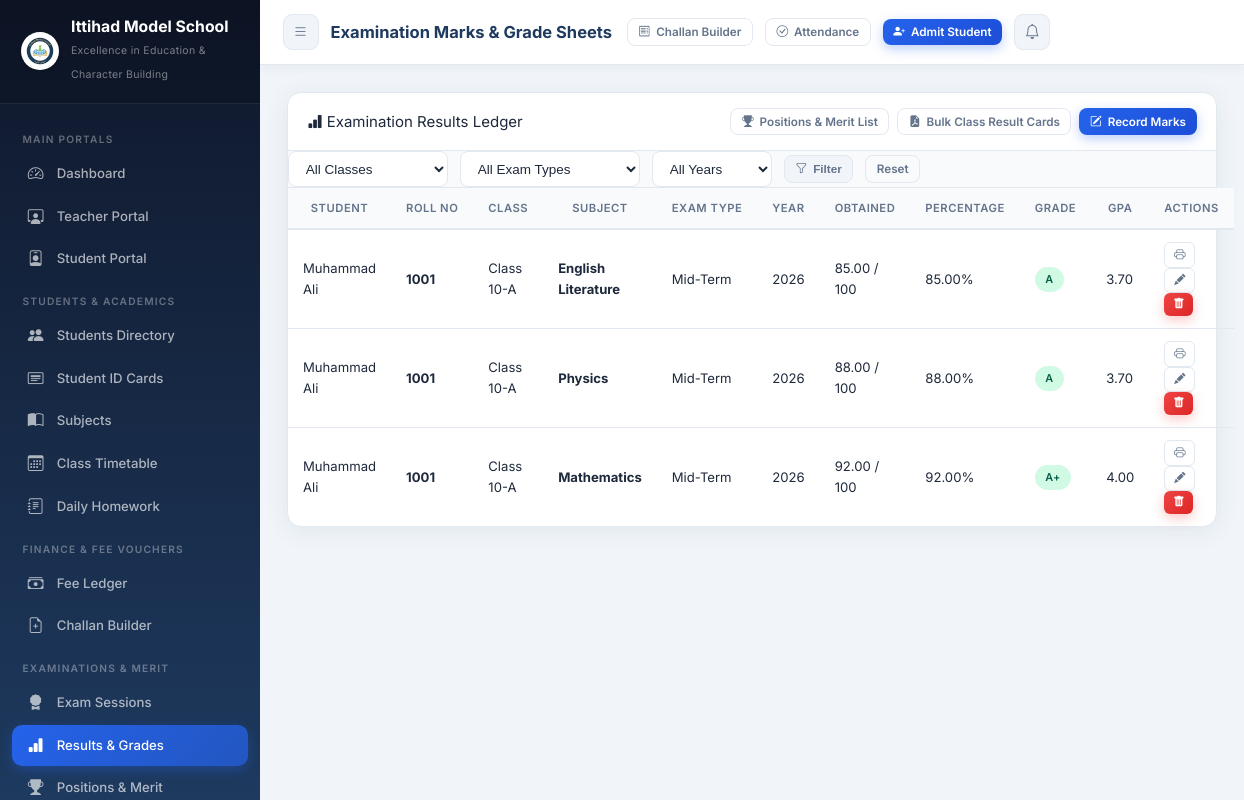
Screenshot of /results/ (signed in) with the database file from the repository.
### core/models.py (models this page shows, shortened)
class SchoolSetting(models.Model):
    school_name        = models.CharField(max_length=200, default='Ittihad Model School')
    tagline            = models.CharField(max_length=250, default='Excellence in Education & Character Building')
    registration_no    = models.CharField(max_length=100, default='REG-IMS-2026-987')
    address            = models.TextField(default='Sector H-9, Educational Complex, Capital City')
    contact_phone      = models.CharField(max_length=50, default='+92 51 9876543 / 0300-1234567')
    email              = models.EmailField(default='info@ittihadmodelschool.edu.pk')
    website            = models.URLField(default='https://ittihadmodelschool.edu.pk', blank=True)
    logo               = models.ImageField(upload_to='school_branding/', default='school_branding/logo.png', blank=True, null=True)
    bank_name          = models.CharField(max_length=100, default='National Allied Bank Ltd')
    bank_account_title = models.CharField(max_length=150, default='Ittihad Model School Trust')
    bank_account_no    = models.CharField(max_length=50, default='0123-4567890123')
    iban               = models.CharField(max_length=50, default='PK36NABL0000012345678901')
    bank_branch        = models.CharField(max_length=100, default='Main Campus Branch (Code: 0422)')
    currency_symbol    = models.CharField(max_length=10, default='PKR')
    late_fee_per_day   = models.DecimalField(max_digits=8, decimal_places=2, default=50.00)
    principal_name     = models.CharField(max_length=100, default='Prof. Dr. Sarah Jenkins')
    @classmethod
    def get_settings(cls):
        obj, _ = cls.objects.get_or_create(
            id=1,
            defaults={
                'school_name': 'Ittihad Model School',
                'tagline': 'Excellence in Education & Character Building',
                'logo': 'school_branding/logo.png',
            }
        )
        return obj

class Result(models.Model):
    exam          = models.ForeignKey(Exam, on_delete=models.SET_NULL, null=True, blank=True)
    student       = models.ForeignKey(Student, on_delete=models.PROTECT)
    subject       = models.ForeignKey(Subject, on_delete=models.CASCADE)
    exam_type     = models.CharField(max_length=15, choices=EXAM_TYPE, default='Final', db_index=True)
    year          = models.IntegerField(default=date.today().year, db_index=True)
    marks_obtained = models.DecimalField(max_digits=6, decimal_places=2, default=0)
    max_marks     = models.IntegerField(default=100)
    grade         = models.CharField(max_length=5, blank=True, db_index=True)
    gpa           = models.DecimalField(max_digits=4, decimal_places=2, default=0.00)
    teacher_remarks = models.CharField(max_length=250, blank=True)
    created_at    = models.DateTimeField(auto_now_add=True)
    class Meta:
        unique_together = ['student', 'subject', 'exam_type', 'year']
        ordering = ['subject__name']
    def percentage(self):
        if self.max_marks > 0:
            return round((self.marks_obtained / self.max_marks) * 100, 2)
        return Decimal('0.00')

class Student(models.Model):
    user           = models.OneToOneField(User, on_delete=models.SET_NULL, null=True, blank=True, related_name='student_profile')
    roll_no        = models.CharField(max_length=20, unique=True, db_index=True)
    admission_no   = models.CharField(max_length=30, blank=True, db_index=True)
    name           = models.CharField(max_length=100, db_index=True)
    father_name    = models.CharField(max_length=100, blank=True)
    father_occupation = models.CharField(max_length=100, blank=True)
    mother_name    = models.CharField(max_length=100, blank=True)
    gender         = models.CharField(max_length=10, choices=GENDER_CHOICES, default='Male')
    blood_group    = models.CharField(max_length=10, choices=BLOOD_GROUPS, default='Unknown')
    dob            = models.DateField(null=True, blank=True)
    student_class  = models.CharField(max_length=10, choices=CLASS_CHOICES, db_index=True)
    section        = models.CharField(max_length=5, choices=SECTION_CHOICES, default='A', db_index=True)
    contact        = models.CharField(max_length=25, blank=True, db_index=True)
    emergency_contact = models.CharField(max_length=25, blank=True, db_index=True)
    email          = models.EmailField(blank=True)
    address        = models.TextField(blank=True)
    photo          = models.ImageField(upload_to='student_photos/', blank=True, null=True)
    admission_date = models.DateField(default=date.today)
    monthly_fee    = models.DecimalField(max_digits=10, decimal_places=2, default=3500.00)
    concession_percent = models.DecimalField(max_digits=5, decimal_places=2, default=0.00)
    concession_reason  = models.CharField(max_length=150, blank=True, help_text="e.g. Merit Scholarship, Siblings")
    is_active      = models.BooleanField(default=True, db_index=True)
    created_at     = models.DateTimeField(auto_now_add=True)
    updated_at     = models.DateTimeField(auto_now=True)
    class Meta:
        ordering = ['student_class', 'section', 'roll_no']

class Subject(models.Model):
    name          = models.CharField(max_length=100)
    code          = models.CharField(max_length=15, unique=True, db_index=True)
    max_marks     = models.IntegerField(default=100)
    passing_marks = models.IntegerField(default=40)
    student_class = models.CharField(max_length=10, choices=CLASS_CHOICES, blank=True, db_index=True)
    teacher       = models.ForeignKey(Staff, on_delete=models.SET_NULL, null=True, blank=True, related_name='assigned_subjects')
    class Meta:
        ordering = ['student_class', 'name']

### core/views.py (the view)
# urls.py: path('results/',                     views.result_list,              name='result_list'),
@login_required
def result_list(request):
    student_filter = request.GET.get('student', '')
    exam_filter    = request.GET.get('exam_type', '')
    year_filter    = request.GET.get('year', '')
    class_filter   = request.GET.get('student_class', '')
    results = Result.objects.select_related('student', 'subject', 'exam').order_by('-year', 'student__roll_no')
    if student_filter:
        results = results.filter(student_id=student_filter)
    if exam_filter:
        results = results.filter(exam_type=exam_filter)
    if year_filter:
        results = results.filter(year=year_filter)
    if class_filter:
        results = results.filter(student__student_class=class_filter)
    return render(request, 'core/result_list.html', {
        'results': results,
        'students': Student.objects.filter(is_active=True),
        'classes': CLASS_CHOICES,
        'student_filter': student_filter,
        'exam_filter': exam_filter,
        'year_filter': year_filter,
        'class_filter': class_filter,
        'years': range(2022, date.today().year + 2),
    })

### templates/core/result_list.html (shortened to what this page needs)
{% extends "base.html" %}
{% block page_title %}Examination Marks & Grade Sheets{% endblock %}
{% block content %}
<div class="card fade-in">
  <div class="card-header" style="display:flex; justify-content:space-between; align-items:center; flex-wrap:wrap; gap:12px;">
    <div class="card-title"><i class="bi bi-bar-chart-fill text-primary"></i> Examination Results Ledger</div>
    <div class="actions-group" style="display:flex; gap:8px; flex-wrap:wrap;">
      <a href="{% url 'merit_list_view' %}" class="btn btn-outline btn-sm">
        <i class="bi bi-trophy-fill text-warning"></i> Positions & Merit List
      </a>
      <a href="{% url 'bulk_result_cards_pdf' %}" target="_blank" class="btn btn-outline btn-sm">
        <i class="bi bi-file-earmark-pdf-fill text-danger"></i> Bulk Class Result Cards
      </a>
      <a href="{% url 'result_add' %}" class="btn btn-primary btn-sm">
        <i class="bi bi-pencil-square"></i> Record Marks
      </a>
    </div>
  </div>
  <div class="filter-toolbar p-3" style="background:#F8FAFC; border-bottom:1px solid #E2E8F0;">
    <form method="get" class="filter-form" style="display:flex; gap:12px; flex-wrap:wrap; align-items:center;">
      <select name="student_class" class="form-select form-select-sm" style="max-width:160px;">
        <option value="">All Classes</option>
      </select>
      <select name="exam_type" class="form-select form-select-sm" style="max-width:180px;">
        <option value="">All Exam Types</option>
      </select>
      <select name="year" class="form-select form-select-sm" style="max-width:120px;">
        <option value="">All Years</option>
      </select>
      <button type="submit" class="btn btn-sm btn-secondary"><i class="bi bi-funnel"></i> Filter</button>
      <a href="{% url 'result_list' %}" class="btn btn-sm btn-outline">Reset</a>
    </form>
  </div>
  <div class="card-body p-0">
    <div class="table-responsive">
      <table class="table mb-0">
        <thead>
          <tr>
            <th>Student</th>
            <th>Roll No</th>
            <th>Class</th>
            <th>Subject</th>
            <th>Exam Type</th>
            <th>Year</th>
            <th>Obtained</th>
            <th>Percentage</th>
            <th>Grade</th>
            <th>GPA</th>
            <th>Actions</th>
          </tr>
        </thead>
        <tbody>
          {% for r in results %}
            <tr>
              <td>
                <a href="{% url 'student_detail' r.student.pk %}" class="font-weight-bold text-dark">
                  {{ r.student.name }}
                </a>
              </td>
              <td><strong>{{ r.student.roll_no }}</strong></td>
              <td>Class {{ r.student.student_class }}-{{ r.student.section }}</td>
              <td><strong>{{ r.subject.name }}</strong></td>
              <td>{{ r.exam_type }}</td>
              <td>{{ r.year }}</td>
              <td class="font-weight-bold">{{ r.marks_obtained }} / {{ r.max_marks }}</td>
              <td>{{ r.percentage }}%</td>
              <td>
                <span class="badge badge-{% if r.grade == 'A+' or r.grade == 'A' %}success{% elif r.grade == 'F' %}danger{% else %}info{% endif %}">
                  {{ r.grade }}
                </span>
              </td>
              <td>{{ r.gpa|floatformat:2 }}</td>
              <td>
                <div class="btn-group">
                  <a href="{% url 'result_pdf' r.student.pk %}?exam_type={{ r.exam_type }}&year={{ r.year }}" target="_blank" class="btn btn-xs btn-outline" title="Print Result Card">
                    <i class="bi bi-printer"></i>
                  </a>
                  <a href="{% url 'result_edit' r.pk %}" class="btn btn-xs btn-outline" title="Edit">
                    <i class="bi bi-pencil-fill"></i>
                  </a>
                  <a href="{% url 'result_delete' r.pk %}" class="btn btn-xs btn-danger" title="Delete">
                    <i class="bi bi-trash-fill"></i>
                  </a>
                </div>
              </td>
            </tr>
          {% empty %}
            <tr>
              <td colspan="11" class="text-center py-4 text-muted">No examination marks recorded matching filters.</td>
            </tr>
          {% endfor %}
        </tbody>
      </table>
    </div>
  </div>
</div>
{% endblock %}

### templates/base.html (shortened to what this page needs)
<!DOCTYPE html>
<html lang="en">
<head>
  {% load static %}
  <link rel="stylesheet" href="{% static 'css/style.css' %}">
  <link rel="stylesheet" href="https://cdn.jsdelivr.net/npm/bootstrap-icons@1.11.1/font/bootstrap-icons.css">
</head>
<body>
<aside class="sidebar" id="sidebar">
  <div class="sidebar-brand">
    <div class="brand-icon" style="display:flex; align-items:center; justify-content:center; background:none;">
      {% if school_setting.logo %}
        <img src="{{ school_setting.logo.url }}" alt="Logo" style="width:38px; height:38px; border-radius:50%; object-fit:contain; background:white; padding:1px; box-shadow:0 2px 6px rgba(0,0,0,0.15);">
      {% else %}
        <img src="{% static 'images/logo.png' %}" alt="Logo" style="width:38px; height:38px; border-radius:50%; object-fit:contain; background:white; padding:1px; box-shadow:0 2px 6px rgba(0,0,0,0.15);" onerror="this.outerHTML='🏫'">
      {% endif %}
    </div>
    <div class="brand-text">
      <h2 style="font-size:1.05rem; line-height:1.2;">{{ school_setting.school_name|default:"Ittihad Model School" }}</h2>
      <span style="font-size:0.7rem; letter-spacing:0.3px;">{{ school_setting.tagline|default:"Excellence in Education" }}</span>
    </div>
  </div>
  <nav class="sidebar-menu">
    <div class="menu-label">Main Portals</div>
    <div class="nav-item">
      <a href="{% url 'dashboard' %}" class="nav-link">
        <span class="nav-icon"><i class="bi bi-speedometer2"></i></span>
        Dashboard
      </a>
    </div>
    <div class="nav-item">
      <a href="{% url 'teacher_portal' %}" class="nav-link">
        <span class="nav-icon"><i class="bi bi-person-workspace"></i></span>
        Teacher Portal
      </a>
    </div>
    <div class="nav-item">
      <a href="{% url 'student_portal' %}" class="nav-link">
        <span class="nav-icon"><i class="bi bi-person-badge"></i></span>
        Student Portal
      </a>
    </div>
    <div class="menu-label">Students & Academics</div>
    <div class="nav-item">
      <a href="{% url 'student_list' %}" class="nav-link">
        <span class="nav-icon"><i class="bi bi-people-fill"></i></span>
        Students Directory
      </a>
    </div>
    <div class="nav-item">
      <a href="{% url 'student_id_cards_pdf' %}" target="_blank" class="nav-link">
        <span class="nav-icon"><i class="bi bi-card-heading"></i></span>
        Student ID Cards
      </a>
    </div>
    <div class="nav-item">
      <a href="{% url 'subject_list' %}" class="nav-link">
        <span class="nav-icon"><i class="bi bi-book-half"></i></span>
        Subjects
      </a>
    </div>
    <div class="nav-item">
      <a href="{% url 'timetable_list' %}" class="nav-link">
        <span class="nav-icon"><i class="bi bi-calendar3"></i></span>
        Class Timetable
      </a>
    </div>
    <div class="nav-item">
      <a href="{% url 'homework_list' %}" class="nav-link">
        <span class="nav-icon"><i class="bi bi-journal-text"></i></span>
        Daily Homework
      </a>
    </div>
    <div class="menu-label">Finance & Fee Vouchers</div>
    <div class="nav-item">
      <a href="{% url 'fee_list' %}" class="nav-link">
        <span class="nav-icon"><i class="bi bi-cash-stack"></i></span>
        Fee Ledger
      </a>
    </div>
    <div class="nav-item">
      <a href="{% url 'bulk_voucher_generate' %}" class="nav-link">
        <span class="nav-icon"><i class="bi bi-file-earmark-plus"></i></span>
        Challan Builder
      </a>
    </div>
    <div class="menu-label">Examinations & Merit</div>
    <div class="nav-item">
      <a href="{% url 'exam_list' %}" class="nav-link">
        <span class="nav-icon"><i class="bi bi-award-fill"></i></span>
        Exam Sessions
      </a>
    </div>
    <div class="nav-item">
      <a href="{% url 'result_list' %}" class="nav-link">
        <span class="nav-icon"><i class="bi bi-bar-chart-fill"></i></span>
        Results & Grades
      </a>
    </div>
    <div class="nav-item">
      <a href="{% url 'merit_list_view' %}" class="nav-link">
        <span class="nav-icon"><i class="bi bi-trophy-fill"></i></span>
        Positions & Merit
      </a>
    </div>
  </nav>
</aside>
<header class="topbar">
  <div style="display:flex; align-items:center; gap:12px;">
    <button class="btn-icon" id="menuToggle" aria-label="Toggle menu">
      <i class="bi bi-list"></i>
    </button>
    <div class="topbar-title">{% block page_title %}EduManage Dashboard{% endblock %}</div>
  </div>
  <div class="topbar-actions">
    <a href="{% url 'bulk_voucher_generate' %}" class="btn btn-outline btn-sm" title="Generate Monthly Vouchers">
      <i class="bi bi-receipt"></i> <span class="d-none-sm">Challan Builder</span>
    </a>
    <a href="{% url 'student_attendance' %}" class="btn btn-outline btn-sm" title="Mark Daily Attendance">
      <i class="bi bi-check-circle"></i> <span class="d-none-sm">Attendance</span>
    </a>
    <a href="{% url 'student_add' %}" class="btn btn-primary btn-sm" id="quickAddStudent">
      <i class="bi bi-person-plus-fill"></i> <span class="d-none-sm">Admit Student</span>
    </a>
    <a href="{% url 'notifications' %}" class="btn-icon" id="notifBtn" title="Notifications">
      <i class="bi bi-bell"></i>
    </a>
  </div>
</header>
<main class="main-content">
  <div class="page-body">
    {% block content %}{% endblock %}
  </div>
</main>
</body>
</html>

### rows the page displays
SchoolSetting: logo (picture), school_name "Ittihad Model School", tagline "Excellence in Education & Character Building"
Result: student.name "Muhammad Ali", student.roll_no "1001", student.student_class "10", student.section "A", subject.name "English Literature", exam_type "Mid-Term", year "2026", marks_obtained "85.00", max_marks "100", percentage "85.00", grade "A", gpa "3.70"
Result: student.name "Muhammad Ali", student.roll_no "1001", student.student_class "10", student.section "A", subject.name "Physics", exam_type "Mid-Term", year "2026", marks_obtained "88.00", max_marks "100", percentage "88.00", grade "A", gpa "3.70"
Result: student.name "Muhammad Ali", student.roll_no "1001", student.student_class "10", student.section "A", subject.name "Mathematics", exam_type "Mid-Term", year "2026", marks_obtained "92.00", max_marks "100", percentage "92.00", grade "A+", gpa "4.00"
